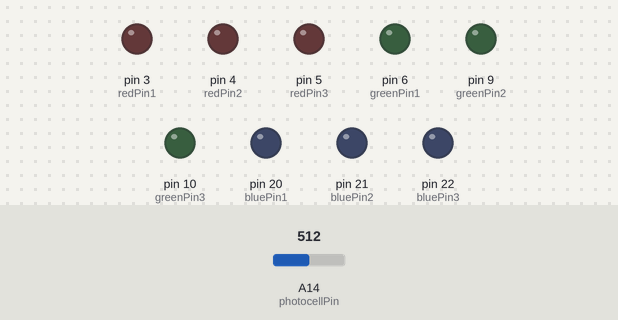
This sketch was run on a simulated Arduino Mega 2560, built with avr-gcc and run on an emulated ATmega2560. On the bench: output pins drawn as LEDs (lit = HIGH). The inputs (shaded band) are chosen by the test bench; at power-on: A14 (photocellPin) = 512.

Above: at 1.2 s.
1.3 s: A14 (photocellPin) set to 43
2.8 s: A14 (photocellPin) set to 37
At 2.95 s:
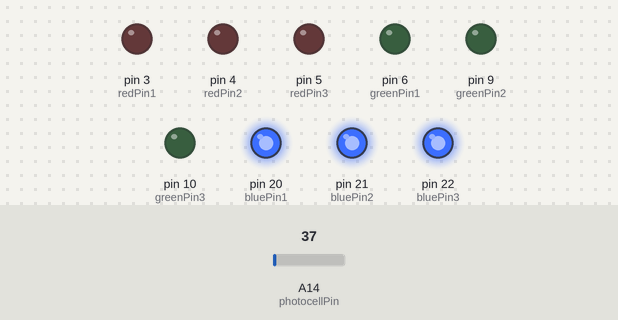
Timing chart, 0 to 12.8 s (numbered marks = the images above; inputs shaded):
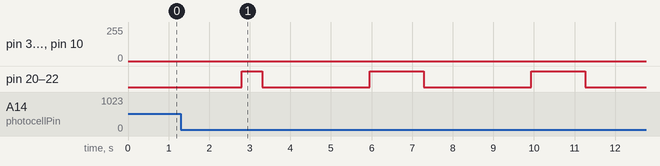

The sketch:

light_project.ino
```cpp
/**
* Pin Cycle LED using analog with PWM.
* - 3 RGB LEDs
* - 1 Photocell that activates lights
*/
// RED PINS
const int redPin1 = 3;
const int redPin2 = 4;
const int redPin3 = 5;

// GREEN PINS
const int greenPin1 = 6;
const int greenPin2 = 9;
const int greenPin3 = 10;

// BLUE PINS
const int bluePin1 = 20;
const int bluePin2 = 21;
const int bluePin3 = 22;

// PHOTOCELL (works with a0 usually)
const int photocellPin = 14;

// LED OFF
const unsigned int off = 0;
unsigned int rgbValues[4];

void setup() {
  applyRGBValues(0,0,0);
}

void loop() {
  // Choose the led colors to cycle between.
  rgbValues[0] = 255;
  rgbValues[1] = off;
  rgbValues[2] = off;

  for (int decrementer = 0; decrementer < 3; decrementer += 1) {
    crossFadeLED(decrementer);
  }
}

/**
 *  Cross-fade between colors
 */
void crossFadeLED( unsigned int decrementer ){
    int incrementor = decrementer == 2 ? 0 : decrementer + 1;
    for(int i = 0; i < 255; i += 1) {
      rgbValues[decrementer] -= 1;
      rgbValues[incrementor] += 1;
      if ( isDark() ){
        applyRGBValues(rgbValues[0], rgbValues[1], rgbValues[2]);
      } else {
        applyRGBValues(off, off, off);
      }
      delay(5);
    }
}

boolean isDark()
{
  return (analogRead(photocellPin) < 40);
}

/**
 * Set LED Values
 */
void applyRGBValues(unsigned int red, unsigned int green, unsigned int blue) {
  analogWrite(redPin1, red);
  analogWrite(redPin2, red);
  analogWrite(redPin3, red);

  analogWrite(greenPin1, green);
  analogWrite(greenPin2, green);
  analogWrite(greenPin3, green);

  analogWrite(bluePin1, blue);
  analogWrite(bluePin2, blue);
  analogWrite(bluePin3, blue);
 }
```

Measured:
- the behaviour switches between 40 and 39 on A14 (photocellPin) (found by bisection; images 0 and 1)
- after the input at 2.8 s, pin 20 (bluePin1), pin 21 (bluePin2), pin 22 (bluePin3): LOW → HIGH at once, then repeats every 4.0 s: LOW 2.6 s, HIGH 1.3 s
